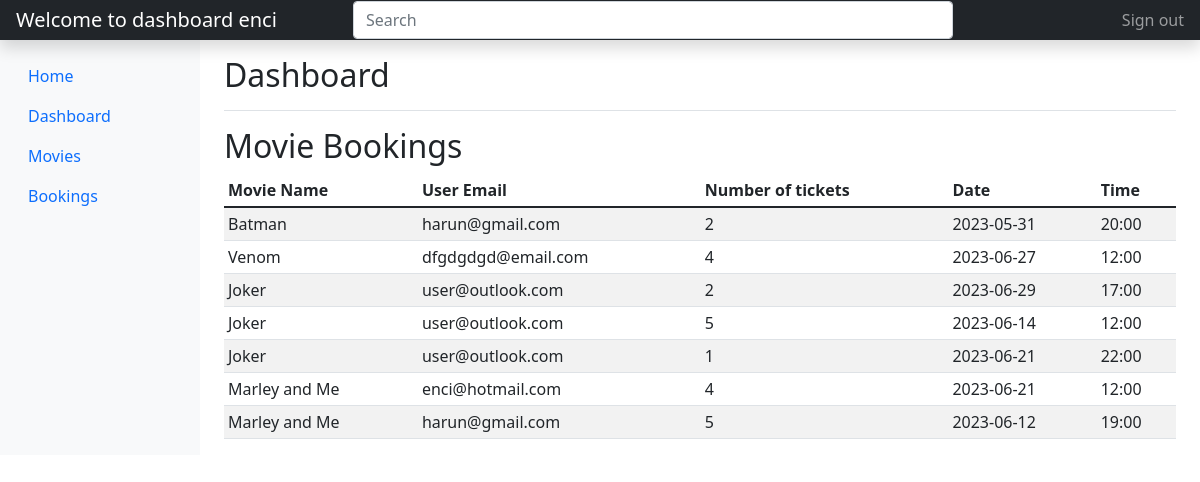
The page /bookings.php (signed in) on the database its author committed.
### tables this page shows
CREATE TABLE `bookings` (
  `id` int(11) NOT NULL,
  `user_id` int(11) NOT NULL,
  `movies_id` int(11) NOT NULL,
  `nr_tickets` int(11) NOT NULL,
  `date` varchar(20) NOT NULL,
  `time` varchar(10) NOT NULL
);

CREATE TABLE `movies` (
  `id` int(11) NOT NULL,
  `movie_name` varchar(30) NOT NULL,
  `movie_desc` varchar(40) NOT NULL,
  `movie_quality` varchar(30) NOT NULL,
  `movie_rating` int(11) NOT NULL,
  `movie_image` varchar(30) NOT NULL
);

CREATE TABLE `users` (
  `id` int(11) NOT NULL,
  `name` varchar(30) NOT NULL,
  `username` varchar(30) NOT NULL,
  `email` varchar(30) NOT NULL,
  `password` varchar(30) NOT NULL,
  `confirm_password` varchar(30) NOT NULL,
  `is_admin` varchar(30) NOT NULL
);

### bookings.php (the view, shortened to what this page needs)
<?php
include_once("config.php");
if($_SESSION['is_admin']=='true'){
    $sql="SELECT movies.movie_name,users.email,bookings.id,bookings.nr_tickets,bookings.date,bookings.time FROM movies
    INNER JOIN bookings ON movies.id=bookings.movies_id
    INNER JOIN users ON users.id=bookings.user_id";
        $selectBooking=$conn->prepare($sql);
        $selectBooking->execute();
        $bookings_data=$selectBooking->fetchAll();
}
?>
<!DOCTYPE html>
 <html>
 <head>
 	<link href="https://cdn.jsdelivr.net/npm/bootstrap@5.1.3/dist/css/bootstrap.min.css" rel="stylesheet">
 </head>
 <body>
 <header class="navbar navbar-dark sticky-top bg-dark flex-md-nowrap p-0 shadow">
  <a class="navbar-brand col-md-3 col-lg-2 me-0 px-3" href="#"><?php echo "Welcome to dashboard ".$_SESSION['username']; ?></a>
  <input class="form-control form-control-dark w-50" type="text" placeholder="Search" aria-label="Search">
  <div class="navbar-nav">
    <div class="nav-item text-nowrap">
      <a class="nav-link px-3" href="logoutMovies.php">Sign out</a>
    </div>
  </div>
</header>
<div class="container-fluid">
  <div class="row">
    <nav id="sidebarMenu" class="col-md-3 col-lg-2 d-md-block bg-light sidebar collapse">
      <div class="position-sticky pt-3">
      <ul class="nav flex-column">
           <?php if ($_SESSION['is_admin'] == 'true') { ?>
            <li class="nav-item">
              <a class="nav-link" href="home.php">
                Home
              </a>
            </li>
          <li class="nav-item">
            <a class="nav-link active" aria-current="page" href="dashboardMovie.php">
              Dashboard
            </a>
          </li>
          <li class="nav-item">
            <a class="nav-link" href="list_movies.php">
              Movies
            </a>
          </li>
          <li class="nav-item">
            <a class="nav-link" href="bookings.php">
              Bookings
            </a>
          </li>
        <?php }?>
      </div>
    </nav>
    <main class="col-md-9 ms-sm-auto col-lg-10 px-md-4">
      <div class="d-flex justify-content-between flex-wrap flex-md-nowrap align-items-center pt-3 pb-2 mb-3 border-bottom">
        <h1 class="h2">Dashboard</h1>
      </div>
      <h2>Movie Bookings</h2>
      <div class="table-responsive">
        <table class="table table-striped table-sm">
          <thead>
            <tr>
              <th scope="col">Movie Name</th>
              <th scope="col">User Email</th>
              <th scope="col">Number of tickets</th>
              <th scope="col">Date</th>
              <th scope="col">Time</th>
            </tr>
          </thead>
          <tbody>
          <?php if ($_SESSION['is_admin'] == 'true') { ?>
            <?php foreach ($bookings_data as $booking_data) { ?>
               <tr>
                <td><?php echo $booking_data['movie_name']; ?></td>
                <td><?php echo $booking_data['email']; ?></td>
                <td><?php echo $booking_data['nr_tickets']; ?></td>
                <td><?php echo $booking_data['date']; ?></td>
                <td><?php echo $booking_data['time']; ?></td>
              </tr>
           <?php }} ?>
          </tbody>
        </table>
      </div>
    </main>
  </div>
</div>
  </body>
</html>
 </body>
 </html>

### rows shown on the page
bookings: movies.movie_name "Batman", user.email "harun@gmail.com", nr_tickets "2", date "2023-05-31", time "20:00"
bookings: movies.movie_name "Venom", user.email "dfgdgdgd@email.com", nr_tickets "4", date "2023-06-27", time "12:00"
bookings: movies.movie_name "Joker", user.email "user@outlook.com", nr_tickets "2", date "2023-06-29", time "17:00"
bookings: movies.movie_name "Joker", user.email "user@outlook.com", nr_tickets "5", date "2023-06-14", time "12:00"
bookings: movies.movie_name "Joker", user.email "user@outlook.com", nr_tickets "1", date "2023-06-21", time "22:00"
bookings: movies.movie_name "Marley and Me", user.email "enci@hotmail.com", nr_tickets "4", date "2023-06-21", time "12:00"
bookings: movies.movie_name "Marley and Me", user.email "harun@gmail.com", nr_tickets "5", date "2023-06-12", time "19:00"

### other values the page prints
$_SESSION['username'] "enci"
